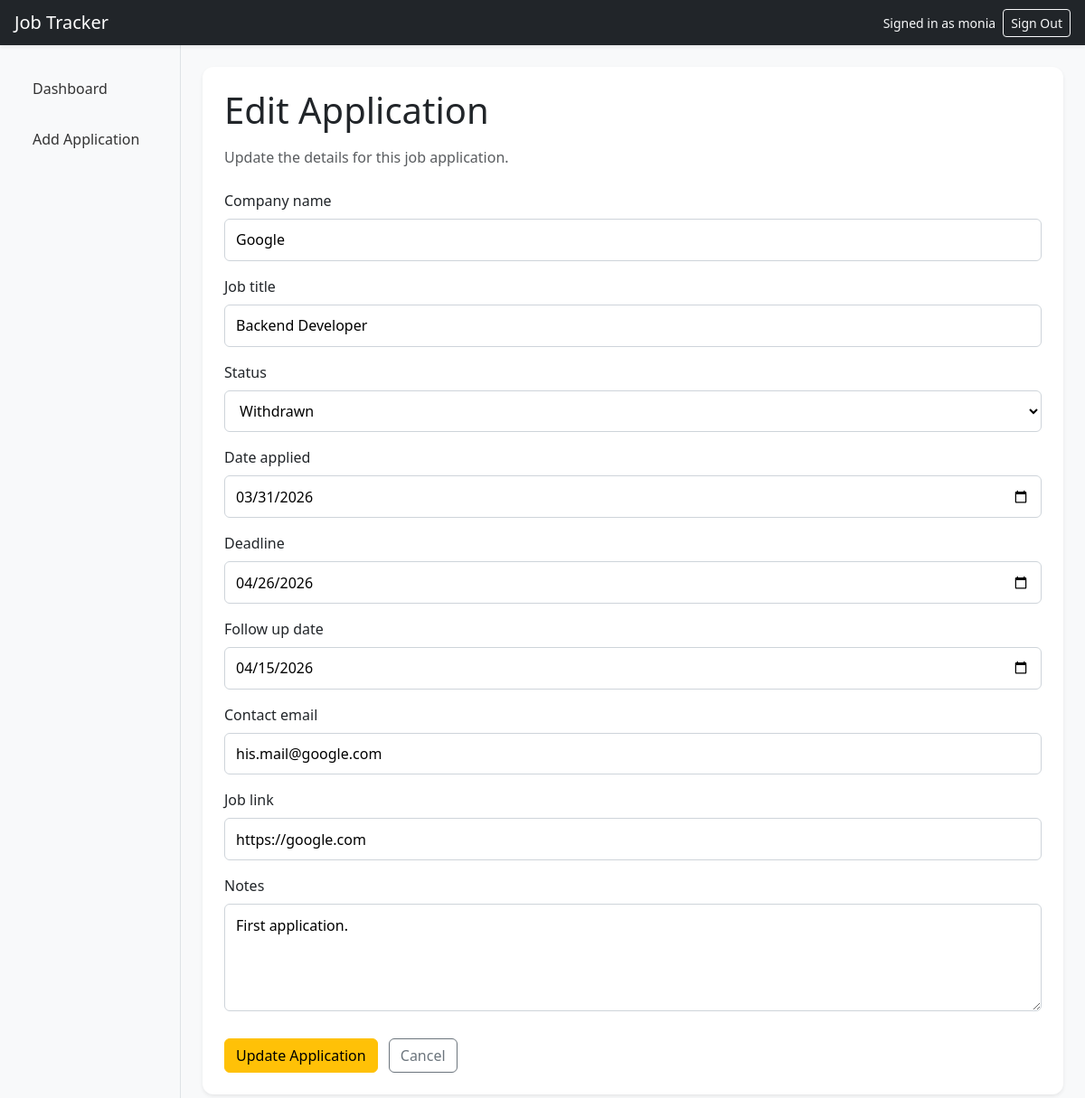
The app's page /edit/1/ (signed in) with its own data.
### tracker/models.py (models this page shows, shortened)
class JobApplication(models.Model):
    STATUS_CHOICES = [
        ("applied", "Applied"),
        ("interview", "Interview"),
        ("offer", "Offer"),
        ("rejected", "Rejected"),
        ("withdrawn", "Withdrawn"),
    ]
    user = models.ForeignKey(User, on_delete=models.CASCADE)
    company_name = models.CharField(max_length=100)
    job_title = models.CharField(max_length=100)
    status = models.CharField(
        max_length=20,
        choices=STATUS_CHOICES,
        default="applied",
    )
    date_applied = models.DateField()
    deadline = models.DateField(blank=True, null=True)
    follow_up_date = models.DateField(blank=True, null=True)
    contact_email = models.EmailField(blank=True)
    job_link = models.URLField(blank=True)
    notes = models.TextField(blank=True)

### tracker/views.py (the view)
# urls.py: path("edit/<int:pk>/", views.edit_application, name="edit_application"),
@login_required
def edit_application(request, pk):
    application = get_object_or_404(
        JobApplication,
        pk=pk,
        user=request.user,
    )
    if request.method == "POST":
        form = JobApplicationForm(request.POST, instance=application)
        if form.is_valid():
            form.save()
            messages.success(request, "Application updated successfully.")
            return redirect("application_list")
        messages.error(request, "Please correct the errors below.")
    else:
        form = JobApplicationForm(instance=application)
    return render(
        request,
        "tracker/edit_application.html",
        {"form": form, "application": application},
    )

### tracker/forms.py (shortened to what this page needs)
class JobApplicationForm(forms.ModelForm):
    class Meta:
        model = JobApplication
        fields = [
            "company_name",
            "job_title",
            "status",
            "date_applied",
            "deadline",
            "follow_up_date",
            "contact_email",
            "job_link",
            "notes",
        ]
        widgets = {
            "date_applied": forms.DateInput(attrs={"type": "date"}),
            "deadline": forms.DateInput(attrs={"type": "date"}),
            "follow_up_date": forms.DateInput(attrs={"type": "date"}),
            "notes": forms.Textarea(attrs={"rows": 4}),
        }
    def __init__(self, *args, **kwargs):
        super().__init__(*args, **kwargs)
        self.fields["date_applied"].widget.attrs["max"] = date.today().isoformat()

### tracker/templates/tracker/edit_application.html (shortened to what this page needs)
{% extends "tracker/base.html" %} {% block content %}
<div class="card shadow-sm border-0">
  <div class="card-body p-4">
    <h1 class="mb-3">Edit Application</h1>
    <p class="text-muted mb-4">Update the details for this job application.</p>
    <form method="post" novalidate>
      {% csrf_token %} {% for field in form %}
      <div class="mb-3">
        <label for="{{ field.id_for_label }}" class="form-label">
          {{ field.label }}
        </label>
        {{ field }}
      </div>
      {% endfor %}
      <div class="mt-4">
        <button type="submit" class="btn btn-warning">
          Update Application
        </button>
        <a
          href="{% url 'application_list' %}"
          class="btn btn-outline-secondary ms-2"
        >
          Cancel
        </a>
      </div>
    </form>
  </div>
</div>
{% endblock %}

### tracker/templates/tracker/base.html (shortened to what this page needs)
{% load static %}
<!doctype html>
<html lang="en">
  <head>
    <link
      href="https://cdn.jsdelivr.net/npm/bootstrap@5.3.0/dist/css/bootstrap.min.css"
      rel="stylesheet"
    />
    <link rel="stylesheet" href="{% static 'tracker/css/style.css' %}" />
  </head>
  <body>
    <nav class="navbar navbar-dark bg-dark px-3 shadow-sm">
      <span class="navbar-brand mb-0 h1">Job Tracker</span>
      <div class="d-flex align-items-center gap-2 auth-nav">
        {% if user.is_authenticated %}
        <span class="text-light small">Signed in as {{ user.username }}</span>
        <a
          class="btn btn-outline-light btn-sm"
          href="{% url 'account_logout' %}"
        >
          Sign Out
        </a>
        {% endif %}
      </div>
    </nav>
    <div class="container-fluid">
      <div class="row">
        <aside class="col-12 col-md-2 bg-light sidebar py-3 py-md-4 border-end">
          <ul class="nav flex-column px-2">
            <li class="nav-item mb-2">
              <a
                class="nav-link {% if request.resolver_match.url_name == 'application_list' %}active{% endif %}"
                href="{% url 'application_list' %}"
              >
                Dashboard
              </a>
            </li>
            {% if user.is_authenticated %}
            <li class="nav-item mb-2">
              <a
                class="nav-link {% if request.resolver_match.url_name == 'add_application' %}active{% endif %}"
                href="{% url 'add_application' %}"
              >
                Add Application
              </a>
            </li>
            {% endif %}
          </ul>
        </aside>
        <main class="col-12 col-md-10 p-3 p-md-4">
           {% block content %}{% endblock %}
        </main>
      </div>
    </div>
  </body>
</html>

### tracker/static/tracker/css/style.css (style rules this page uses)
body { background-color: #f8f9fa; overflow-x: hidden; }
.sidebar { background-color: #f8f9fa; }
.sidebar .nav-link { color: #333; font-weight: 500; border-radius: 0.5rem; padding: 0.75rem 1rem; }
.card { border-radius: 0.75rem; }
form input, form select, form textarea { width: 100%; padding: 0.65rem 0.75rem; border: 1px solid #ced4da; border-radius: 0.375rem; background-color: #fff; }
form label { display: block; margin-bottom: 0.35rem; font-weight: 500; }
html, body { width: 100%; overflow-x: hidden; }

### records on screen
JobApplication: form "Google" "Backend Developer" "Withdrawn" "03/31/2026" "04/26/2026" "04/15/2026" "his.mail@google.com" "https://google.com" "First application."

### other values on screen
{{ user.username }} "monia"
{{ field.label }} "Company name" "Job title" "Status" "Date applied" "Deadline" "Follow up date" "Contact email" "Job link" "Notes"
